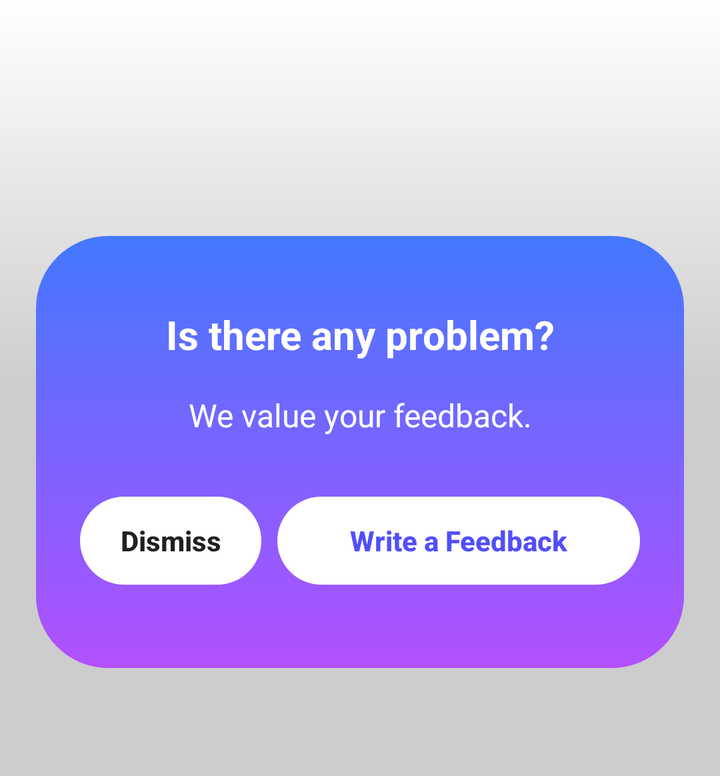
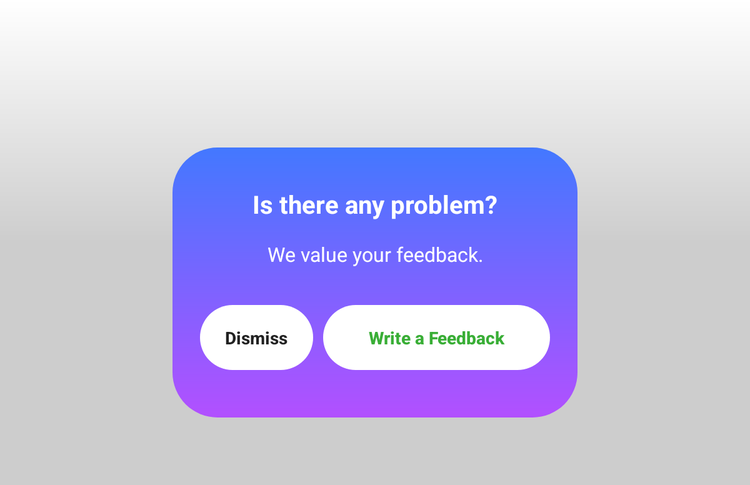

An Android layout and its configuration variant, each rendered on a device that would load it. The default file and the variant file are quoted in full after the pictures.
<!-- AndroidManifest.xml: fallback theme Theme.MaterialComponents.DayNight.NoActionBar -->
<!-- res/layout/popup_confirm_feedback.xml -->
<?xml version="1.0" encoding="utf-8"?>
<androidx.constraintlayout.widget.ConstraintLayout xmlns:android="http://schemas.android.com/apk/res/android"
    xmlns:app="http://schemas.android.com/apk/res-auto"
    android:layout_width="match_parent"
    android:layout_height="wrap_content">

    <View
        android:id="@+id/layout_bg"
        android:layout_width="match_parent"
        android:layout_height="0dp"
        android:background="@drawable/bg_main"
        app:layout_constraintBottom_toBottomOf="parent"
        app:layout_constraintStart_toStartOf="parent"
        app:layout_constraintTop_toTopOf="parent" />

    <LinearLayout
        android:id="@+id/layout_popup"
        android:layout_width="match_parent"
        android:layout_height="0dp"
        android:layout_marginStart="18dp"
        android:layout_marginTop="118dp"
        android:layout_marginEnd="18dp"
        android:layout_marginBottom="54dp"
        android:background="@drawable/bg_layout"
        android:gravity="center"
        android:orientation="vertical"
        app:layout_constraintBottom_toBottomOf="parent"
        app:layout_constraintDimensionRatio="3:2"
        app:layout_constraintEnd_toEndOf="parent"
        app:layout_constraintStart_toStartOf="parent"
        app:layout_constraintTop_toTopOf="parent">

        <TextView
            android:layout_width="match_parent"
            android:layout_height="wrap_content"
            android:gravity="center"
            android:text="@string/txt_title_confirm"
            android:textColor="@color/white"
            android:textSize="20sp"
            android:textStyle="bold" />

        <TextView
            android:layout_width="match_parent"
            android:layout_height="wrap_content"
            android:layout_marginTop="16dp"
            android:layout_marginBottom="24dp"
            android:gravity="center"
            android:text="@string/txt_title_popup_confirm"
            android:textColor="@color/white"
            android:textSize="16sp" />

        <TableRow
            android:layout_width="match_parent"
            android:layout_height="56dp"
            android:padding="6dp">

            <androidx.appcompat.widget.AppCompatButton
                android:id="@+id/btn_dismiss"
                style="@style/ThemeMaterialButtonColor"
                android:layout_width="0dp"
                android:layout_height="match_parent"
                android:layout_marginStart="16sp"
                android:layout_weight="1"

                android:background="@drawable/bg_button"
                android:text="@string/txt_dismiss"
                android:textAllCaps="false"
                android:textStyle="bold" />

            <androidx.appcompat.widget.AppCompatButton
                android:id="@+id/btn_write_feedback"
                style="@style/ThemeMaterialButtonColor"
                android:layout_width="0dp"
                android:layout_height="match_parent"
                android:layout_marginStart="8sp"
                android:layout_marginEnd="16dp"
                android:layout_weight="2"
                android:background="@drawable/bg_button"
                android:text="@string/txt_write_feedback"
                android:textAllCaps="false"
                android:textColor="@color/primary"
                android:textStyle="bold" />


        </TableRow>

    </LinearLayout>

    

</androidx.constraintlayout.widget.ConstraintLayout>
<!-- resources referenced by this layout -->
<resources>
  <color name="primary">#524FF8</color>
  <color name="white">#FFFFFFFF</color>
  <!-- drawable bg_button (drawable) -->
  <?xml version="1.0" encoding="utf-8"?>
  <shape xmlns:android="http://schemas.android.com/apk/res/android"
      android:shape="rectangle">
  
      <solid android:color="@color/white"/>
  
      <corners android:radius="36dp"/>
  
  </shape>
  <!-- drawable bg_layout (drawable) -->
  <?xml version="1.0" encoding="utf-8"?>
  <shape xmlns:android="http://schemas.android.com/apk/res/android"
      android:shape="rectangle">
  
      <gradient
          android:angle="-90"
          android:endColor="#B250FF"
          android:startColor="#4378FF" />
  
      <corners android:radius="36dp" />
  
  </shape>
  <!-- drawable bg_main (drawable) -->
  <?xml version="1.0" encoding="utf-8"?>
  <shape xmlns:android="http://schemas.android.com/apk/res/android">
      <gradient android:startColor="#32000000"
          android:endColor="@android:color/transparent"
          android:centerColor="#32000000"
          android:angle="90"/>
  </shape>
  <string name="txt_dismiss">Dismiss</string>
  <string name="txt_title_confirm">Is there any problem?</string>
  <string name="txt_title_popup_confirm">We value your feedback.</string>
  <string name="txt_write_feedback">Write a Feedback</string>
  <style name="ThemeMaterialButtonColor" parent="Base.Widget.AppCompat.Button">
          <item name="colorButtonNormal">@color/white</item>
          <item name="android:outlineProvider">bounds</item>
          <item name="android:stateListAnimator">@null</item>
          <item name="elevation">0dp</item>
      </style>
</resources>
<!-- res/layout-sw600dp/popup_confirm_feedback.xml (the repository's variant of the layout above) -->
<!-- drawn on a 7-inch tablet held upright -->
<?xml version="1.0" encoding="utf-8"?>
<androidx.constraintlayout.widget.ConstraintLayout xmlns:android="http://schemas.android.com/apk/res/android"
    xmlns:app="http://schemas.android.com/apk/res-auto"
    android:layout_width="match_parent"
    android:layout_height="wrap_content">

    <View
        android:id="@+id/layout_bg"
        android:layout_width="match_parent"
        android:layout_height="0dp"
        android:background="@drawable/bg_main"
        app:layout_constraintBottom_toBottomOf="parent"
        app:layout_constraintStart_toStartOf="parent"
        app:layout_constraintTop_toTopOf="parent" />

    <LinearLayout
        android:id="@+id/layout_popup"
        android:layout_width="0dp"
        android:layout_height="0dp"
        android:layout_marginStart="18dp"
        android:layout_marginTop="118dp"
        android:layout_marginEnd="18dp"
        android:layout_marginBottom="54dp"
        android:background="@drawable/bg_layout"
        android:gravity="center"
        android:orientation="vertical"
        app:layout_constraintBottom_toBottomOf="parent"
        app:layout_constraintDimensionRatio="3:2"
        app:layout_constraintEnd_toEndOf="@id/guideline3"
        app:layout_constraintStart_toStartOf="@id/guideline2"
        app:layout_constraintTop_toTopOf="parent">

        <TextView
            android:layout_width="match_parent"
            android:layout_height="wrap_content"
            android:gravity="center"
            android:text="@string/txt_title_confirm"
            android:textColor="@color/white"
            android:textSize="20sp"
            android:textStyle="bold" />

        <TextView
            android:layout_width="match_parent"
            android:layout_height="wrap_content"
            android:layout_marginTop="16dp"
            android:layout_marginBottom="24dp"
            android:gravity="center"
            android:text="@string/txt_title_popup_confirm"
            android:textColor="@color/white"
            android:textSize="16sp" />

        <TableRow
            android:layout_width="match_parent"
            android:layout_height="?actionBarSize"
            android:padding="6dp">

            <androidx.appcompat.widget.AppCompatButton
                android:id="@+id/btn_dismiss"
                android:layout_width="0dp"
                android:layout_height="match_parent"
                android:layout_marginStart="16sp"
                android:layout_weight="1"
                android:background="@drawable/bg_button"
                style="@style/ThemeMaterialButtonColor"
                android:text="@string/txt_dismiss"
                android:textAllCaps="false"
                android:textStyle="bold" />

            <androidx.appcompat.widget.AppCompatButton
                android:id="@+id/btn_write_feedback"
                android:layout_width="0dp"
                android:layout_height="match_parent"
                android:layout_marginStart="8sp"
                android:layout_marginEnd="16dp"
                android:layout_weight="2"
                android:background="@drawable/bg_button"
                style="@style/ThemeMaterialButtonColor"
                android:text="@string/txt_write_feedback"
                android:textAllCaps="false"
                android:textColor="#39AE36"
                android:textStyle="bold" />


        </TableRow>

    </LinearLayout>

    <androidx.constraintlayout.widget.Guideline
        android:id="@+id/guideline2"
        android:layout_width="wrap_content"
        android:layout_height="wrap_content"
        android:orientation="vertical"
        app:layout_constraintGuide_begin="0dp"
        app:layout_constraintGuide_percent="0.2" />

    <androidx.constraintlayout.widget.Guideline
        android:id="@+id/guideline3"
        android:layout_width="wrap_content"
        android:layout_height="wrap_content"
        android:orientation="vertical"
        app:layout_constraintGuide_begin="0dp"
        app:layout_constraintGuide_percent="0.8" />

</androidx.constraintlayout.widget.ConstraintLayout>
<!-- resources referenced by the variant -->
<!-- as a 7-inch tablet held upright resolves them -->
<resources>
  <color name="white">#FFFFFFFF</color>
  <!-- drawable bg_button (drawable) -->
  <?xml version="1.0" encoding="utf-8"?>
  <shape xmlns:android="http://schemas.android.com/apk/res/android"
      android:shape="rectangle">
  
      <solid android:color="@color/white"/>
  
      <corners android:radius="36dp"/>
  
  </shape>
  <!-- drawable bg_layout (drawable) -->
  <?xml version="1.0" encoding="utf-8"?>
  <shape xmlns:android="http://schemas.android.com/apk/res/android"
      android:shape="rectangle">
  
      <gradient
          android:angle="-90"
          android:endColor="#B250FF"
          android:startColor="#4378FF" />
  
      <corners android:radius="36dp" />
  
  </shape>
  <!-- drawable bg_main (drawable) -->
  <?xml version="1.0" encoding="utf-8"?>
  <shape xmlns:android="http://schemas.android.com/apk/res/android">
      <gradient android:startColor="#32000000"
          android:endColor="@android:color/transparent"
          android:centerColor="#32000000"
          android:angle="90"/>
  </shape>
  <string name="txt_dismiss">Dismiss</string>
  <string name="txt_title_confirm">Is there any problem?</string>
  <string name="txt_title_popup_confirm">We value your feedback.</string>
  <string name="txt_write_feedback">Write a Feedback</string>
  <style name="ThemeMaterialButtonColor" parent="Base.Widget.AppCompat.Button">
          <item name="colorButtonNormal">@color/white</item>
          <item name="android:outlineProvider">bounds</item>
          <item name="android:stateListAnimator">@null</item>
          <item name="elevation">0dp</item>
      </style>
</resources>
